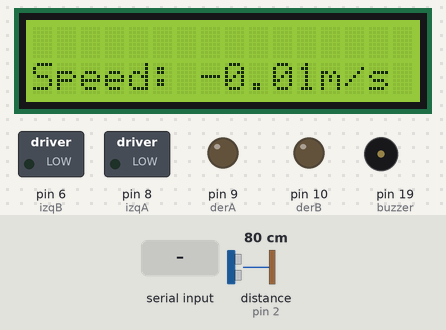
Bench run of a sketch on a simulated Arduino Uno, built with avr-gcc and run on an emulated ATmega328P. Parts: 16×2 character LCD, switched loads named in the sketch (green lamp = pin HIGH), output pins drawn as LEDs (lit = HIGH), buzzer (waves = sounding). Wiring (inferred from the names in the program): ultrasonic range finder: trigger pin 3; echo pin 2. Inputs (shaded band) come from the test bench; at power-on: distance to the obstacle (sensor on pin 2) 80 cm. The echo pulse lasts 58.3 µs per cm; pins used as bus, display or sensor lines are not drawn.

Above: at 1.6 s.
1.7 s: distance to the obstacle (sensor on pin 2) set to 35 cm
At 4.2 s:
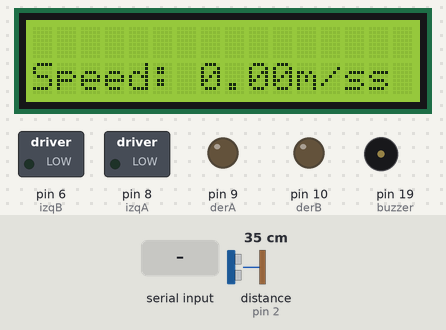
4.5 s: distance to the obstacle (sensor on pin 2) set to 29 cm
At 7.6 s:
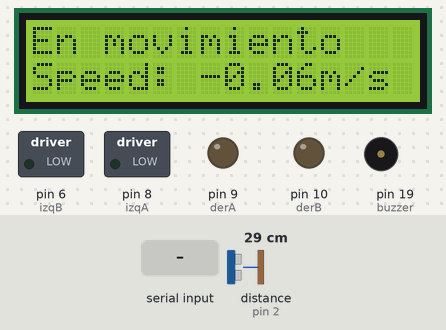
7.9 s: "a" received over Serial
At 10.1 s:
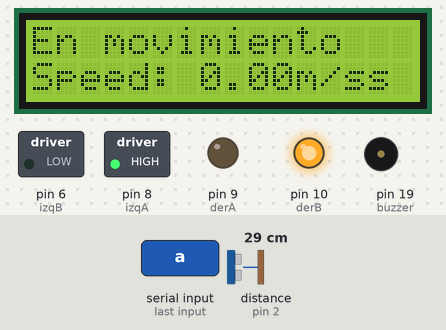
11.0 s: "b" received over Serial
At 12.5 s:
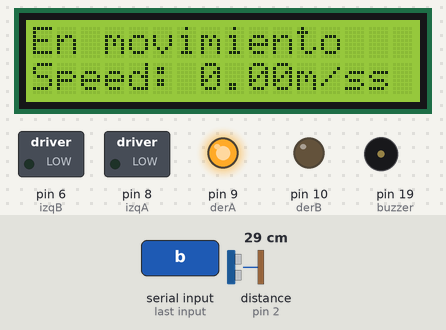
13.7 s: "d" received over Serial
At 16.1 s:
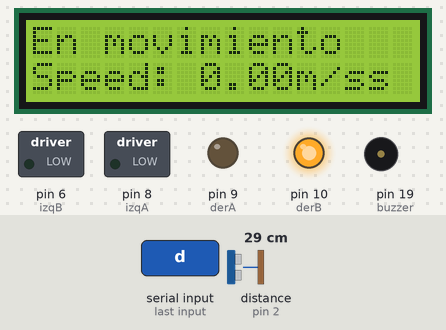
16.4 s: "e" received over Serial
At 18.6 s:
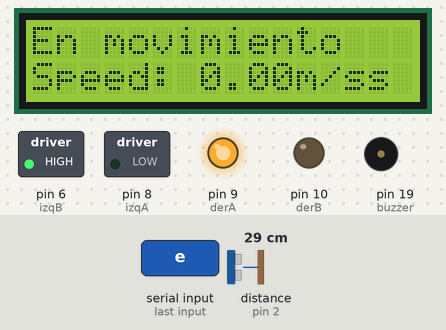
Timing chart, 0 to 20.1 s (numbered marks = the images above; inputs shaded):
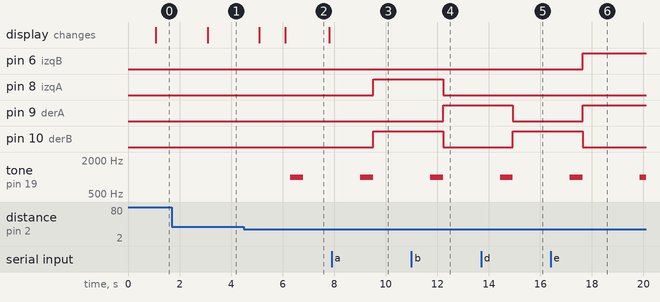

The sketch:

RobotMovil.ino
```cpp
//Librerias
#include <LiquidCrystal.h>

//Creacion de objeto LCD con sus conexiones
LiquidCrystal lcd(12, 11, 5, 4, 13, 7);

//Declaracion de variables
int izqA = 8;
int izqB = 6;
int derA = 9;
int derB = 10;
int estado = 'c';

const int trigPin = 3;
const int echoPin = 2;
const int buzzer = 19;

long duration;
int distance;
int distance1;
int distance2;
double Speed;


void setup()  {

  lcd.begin(16, 2);

  pinMode(derA, OUTPUT);
  pinMode(derB, OUTPUT);
  pinMode(izqA, OUTPUT);
  pinMode(izqB, OUTPUT);
  pinMode(trigPin, OUTPUT);
  pinMode(echoPin, INPUT);
  pinMode(buzzer, OUTPUT);

  Serial.begin(9600);

}

void loop()  {
  ultrasonicRead();
  velocidad();
  if(Serial.available()>0){
    estado = Serial.read();
  }

  if (distance >= 0 && distance <= 15) {
    parar();
    delay(500);
    digitalWrite(19, HIGH);
    if (digitalRead(19) == HIGH){
      lcd.setCursor(0, 0);
      lcd.print("Objeto Detectado");
      delay(1000);
    }
    tone(buzzer, 1000); //
    delay(100);
    noTone(buzzer);
    delay(10);
    parar();
    delay(1000);
    reversa();
    delay(1000);
    derecha();
    delay(500);
    digitalWrite(19, LOW);
    if (digitalRead(7) == LOW) {
      lcd.setCursor(0, 0);
      lcd.print("Objeto Evitado");
      delay(200);
    }
  }
  if (distance >= 15 && distance <= 30) {
    lcd.setCursor(0, 0);
    lcd.print("En movimiento");
    delay(200);
    tone(buzzer, 1000);
    delay(500);
    noTone(buzzer);

  }
  if (estado == 'a') {
    adelante();
  }
  if (estado == 'b') {
    izquierda();
  }
  if (estado == 'c') {
    parar();
  }
  if (estado == 'd') {
    derecha();
  }
  if (estado == 'e') {
    reversa();
  }

 }

//Funciones
 void adelante() {
  digitalWrite(izqB, LOW);
  digitalWrite(derA, LOW);
  digitalWrite(izqA, HIGH);
  digitalWrite(derB, HIGH);
}
void izquierda() {
  digitalWrite(derB, LOW);
  digitalWrite(izqB, LOW);
  digitalWrite(izqA, LOW);
  digitalWrite(derA, HIGH);
}
void parar() {
  digitalWrite(derB, LOW);
  digitalWrite(izqB, LOW);
  digitalWrite(derA, LOW);
  digitalWrite(izqA, LOW);
}
void derecha() {
  digitalWrite(izqB, LOW);
  digitalWrite(izqA, LOW);
  digitalWrite(derA, LOW);
  digitalWrite(derB, HIGH);
}
void reversa() {
  digitalWrite(izqA, LOW);
  digitalWrite(derB, LOW);
  digitalWrite(izqB, HIGH);
  digitalWrite(derA, HIGH);
}
float ultrasonicRead () {
  digitalWrite(trigPin, LOW);
  delayMicroseconds(2);
  digitalWrite(trigPin, HIGH);
  delayMicroseconds(10);
  digitalWrite(trigPin, LOW);

  duration = pulseIn(echoPin, HIGH);
  distance = duration * 0.034 / 2;
  return distance;
}

float velocidad(){
   distance1 = ultrasonicRead();
   delay(1000);
   distance2 = ultrasonicRead();
   Speed = ((distance2 - distance1)/1.0)/100;
   lcd.setCursor(0, 1);
   lcd.print("Speed: ");
   lcd.print(Speed);
   lcd.print("m/s");
   delay(1000);
}
```

Measured:
- the behaviour switches between 32 and 31 cm on distance to the obstacle (sensor on pin 2) (found by bisection; images 1 and 2)
- after the input at 1.7 s, the display: changes after 1.4 s (image 1)
- after the input at 4.5 s, tone on pin 19 (buzzer): silent → 1000 Hz after 1.8 s, → silent 0.50 s later; the display: first changes after 0.60 s (image 2 shows a later state)
- after the input at 7.9 s, pin 8 (izqA), pin 10 (derB): LOW → HIGH after 1.6 s
- after the input at 11.0 s, pin 8 (izqA), pin 10 (derB): HIGH → LOW after 1.2 s; pin 9 (derA): LOW → HIGH after 1.2 s
- after the input at 13.7 s, pin 9 (derA): HIGH → LOW after 1.2 s; pin 10 (derB): LOW → HIGH after 1.2 s
- after the input at 16.4 s, pin 6 (izqB), pin 9 (derA): LOW → HIGH after 1.2 s; pin 10 (derB): HIGH → LOW after 1.2 s
